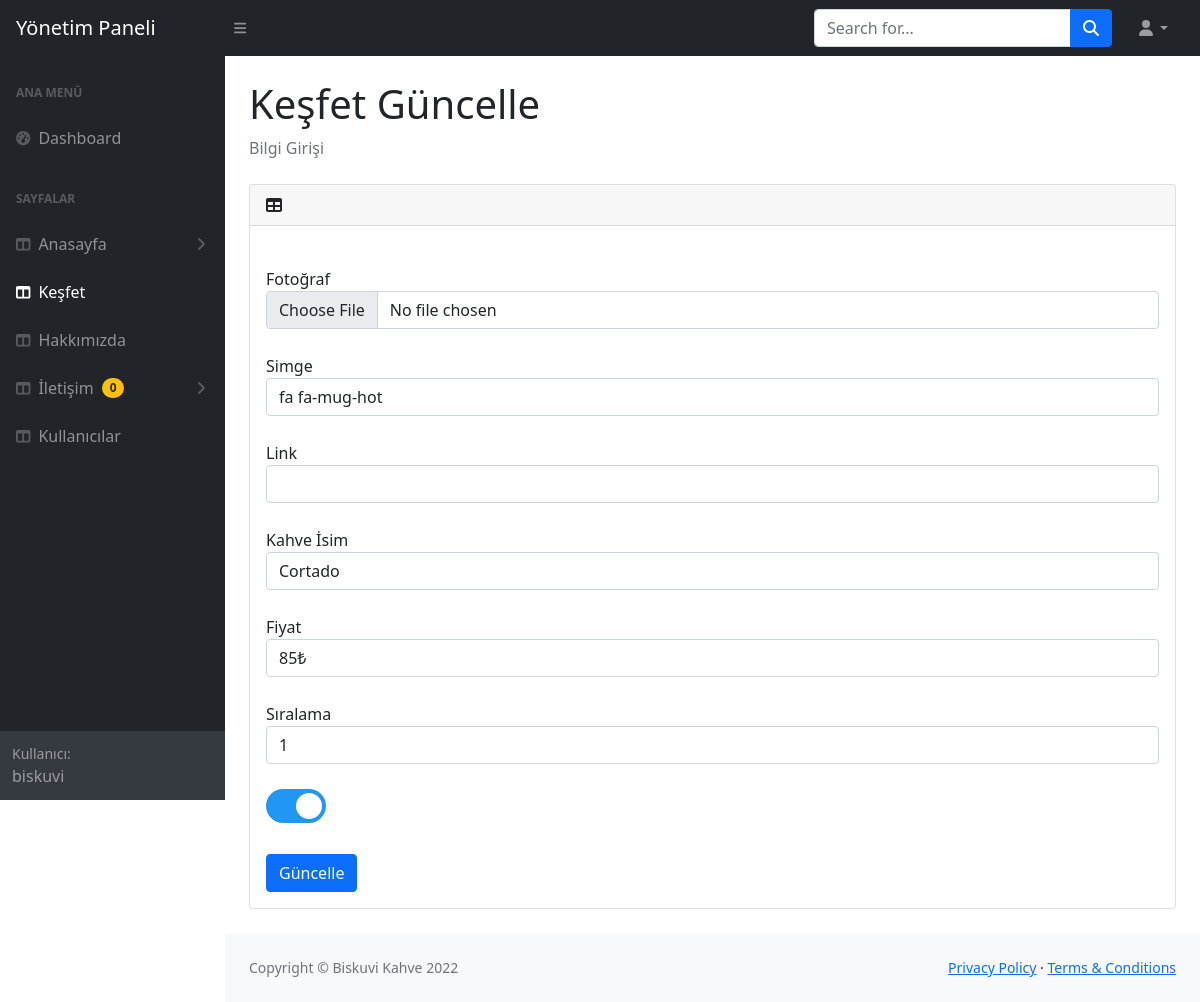
Screenshot of /admin/kesfetfotoGuncelle.php?id=1 (signed in) with the database file from the repository.
### tables this page shows
CREATE TABLE IF NOT EXISTS `kesfetfoto` (
  `id` int(11) NOT NULL AUTO_INCREMENT,
  `sira` char(50) NOT NULL,
  `simge` char(50) NOT NULL,
  `kahveisim` char(50) NOT NULL,
  `kahvefiyat` char(50) NOT NULL,
  `foto` char(50) NOT NULL,
  `aktif` tinyint(4) NOT NULL DEFAULT '0',
  PRIMARY KEY (`id`)
);

### admin/kesfetfotoGuncelle.php (the view, shortened to what this page needs)
<?php
include("inc/ahead.php");
$id = $_GET['id'];
$sorgu10 = $baglanti->prepare("select * from kesfetfoto WHERE id=:id");
$sorgu10->execute(['id' => $id]);
$sonuc10 = $sorgu10->fetch();
?>
<main>
    <div class="container-fluid px-4">
        <h1 class="mt-4">Keşfet Güncelle</h1>
        <ol class="breadcrumb mb-4">
            <li class="breadcrumb-item active">Bilgi Girişi</li>
        </ol>
        <div class="card mb-4">
            <div class="card-header">
                <i class="fas fa-table me-1"></i>
            </div>
            <div class="card-body">
                <form action="" method="post" enctype="multipart/form-data">
                    <div class="form-group">
                        <label>Fotoğraf</label>
                        <input type="file" name="foto" class="form-control">
                    </div>
                    <div class=" form-group">
                        <label>Simge</label>
                        <input type="text" name="simge" class="form-control" value="<?= $sonuc10["simge"] ?>">
                    </div>
                    <div class="form-group">
                        <label>Link</label>
                        <input type="text" name="link" required class="form-control" value="<?= $sonuc10["link"] ?>">
                    </div>
                    <div class="form-group">
                        <label>Kahve İsim</label>
                        <input type="text" name="kahveisim" required class="form-control" value="<?= $sonuc10["kahveisim"] ?>">
                    </div>
                    <div class="form-group">
                        <label>Fiyat</label>
                        <input type="text" name="kahvefiyat" required class="form-control" value="<?= $sonuc10["kahvefiyat"] ?>">
                    </div>
                    <div class="form-group">
                        <label>Sıralama</label>
                        <input type="text" name="sira" required class="form-control" value="<?= $sonuc10["sira"] ?>">
                    </div>
                    <div class="form-group">
                        <link href="css/switch.css" rel="stylesheet" />
                        <label class="switch" style="margin-top: 25px;">
                            <span class="slider round"></span>
                        </label>
                    </div>
                    <div class="form-group">
                        <input type="submit" value="Güncelle" class="btn btn-primary">
                    </div>
                </form>
            </div>
        </div>
    </div>
</main>
<?php
include("inc/afooter.php")
?>

### admin/css/switch.css (style rules this page uses)
.slider { position: absolute; cursor: pointer; top: 0; left: 0; right: 0; bottom: 0; background-color: #ccc; -webkit-transition: .4s; transition: .4s; }
.slider:before { position: absolute; content: ""; height: 26px; width: 26px; left: 4px; bottom: 4px; background-color: white; -webkit-transition: .4s; transition: .4s; }
input:checked+.slider { background-color: #2196F3; }
input:checked+.slider:before { -webkit-transform: translateX(26px); -ms-transform: translateX(26px); transform: translateX(26px); }
.slider.round { border-radius: 34px; }
.slider.round:before { border-radius: 50%; }

### admin/inc/ahead.php (style rules this page uses)
.form-group label { padding-top: 25px; }
.form-group input[type=submit] { margin-top: 25px; }

### rows the page displays
kesfetfoto: simge "fa fa-mug-hot", kahveisim "Cortado", kahvefiyat "85₺", sira "1"

### other values shown
$sonucOkundu["sayi"] "0"
$_SESSION["kadi"] "biskuvi"
